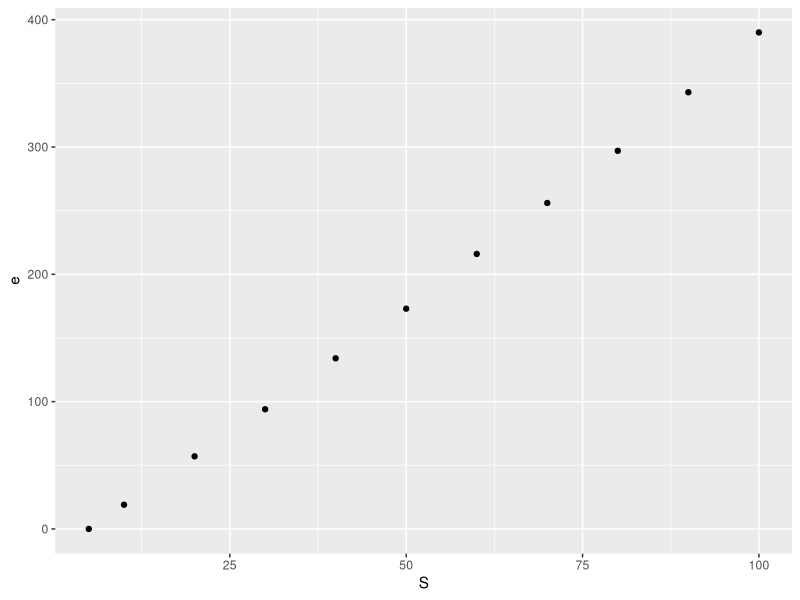
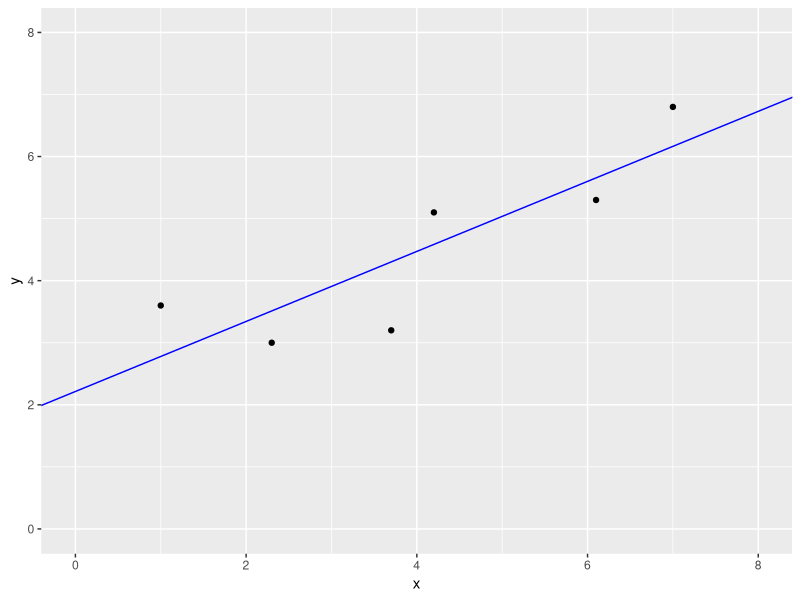
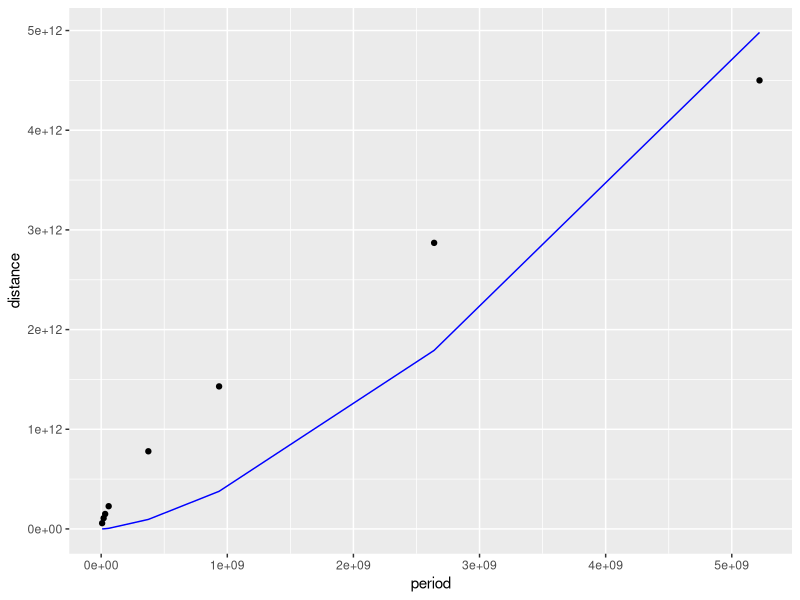
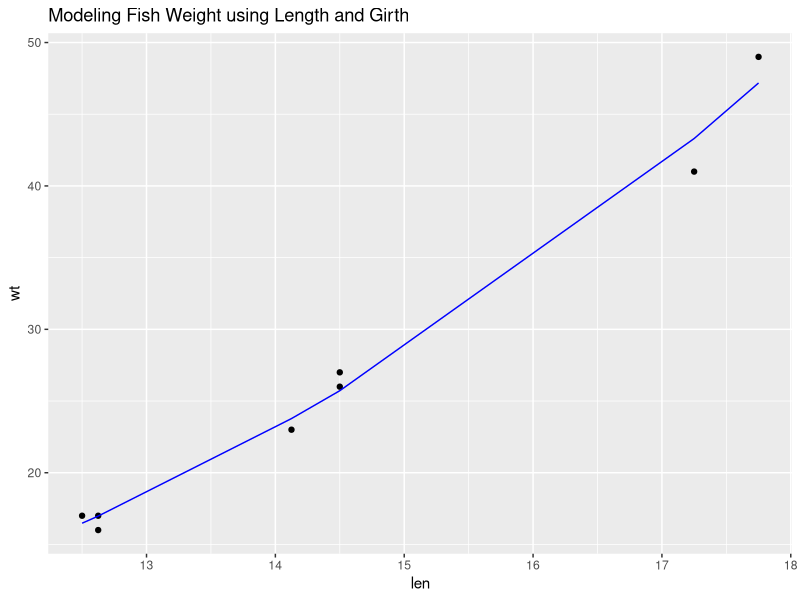
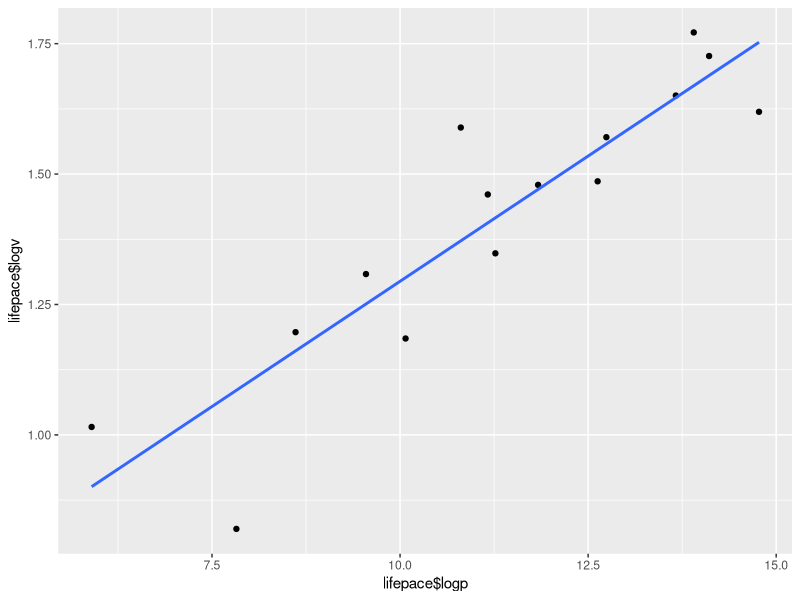
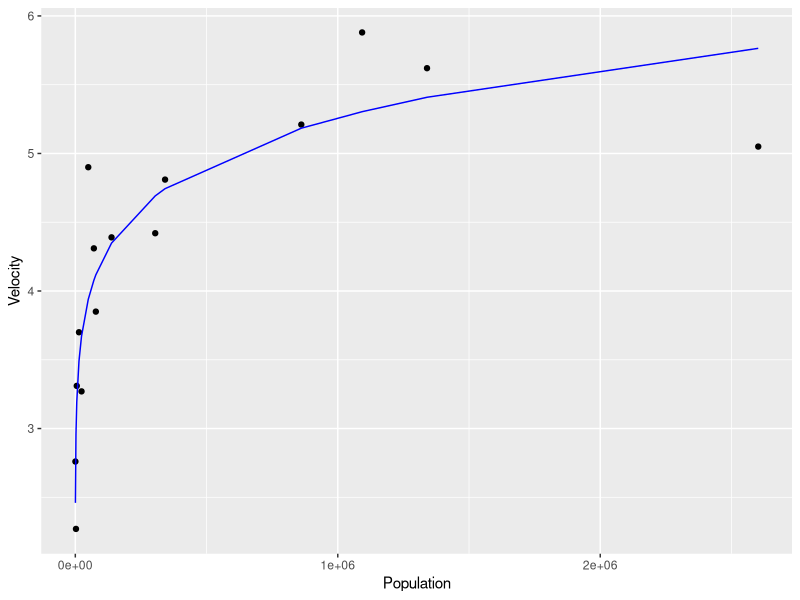
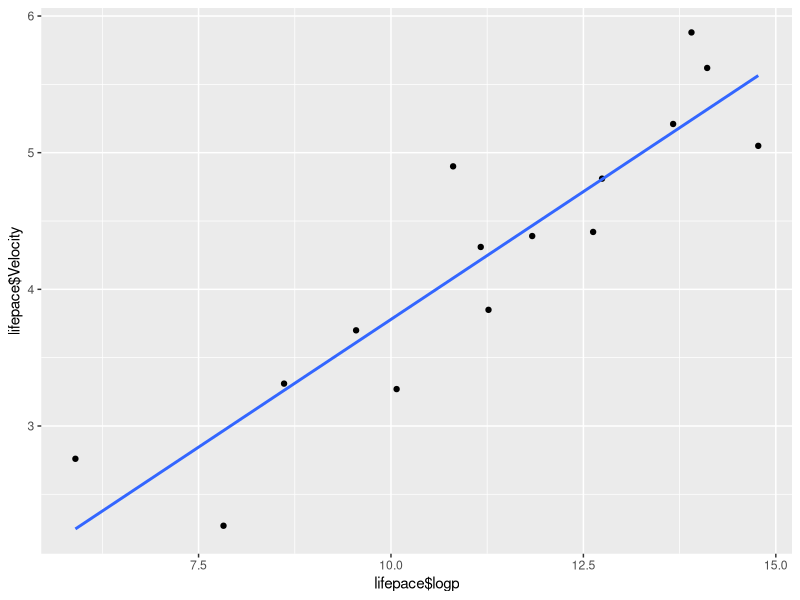
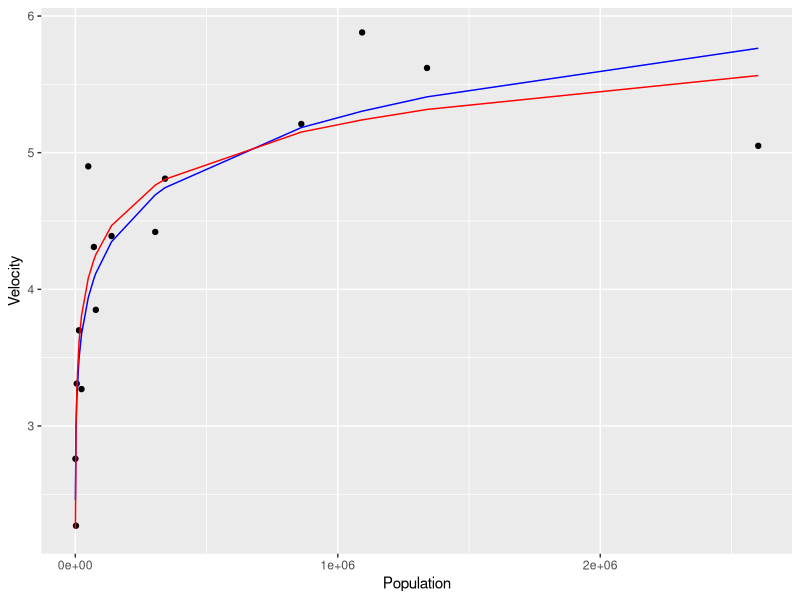

Reproduce these figures in R, in order.
## ---- chunk 1
library(ggplot2)
## ---- chunk 2
S <- c(5, seq(10, 100, 10))
e <- c(0, 19, 57, 94, 134, 173, 216, 256, 297, 343, 390)

qplot(x = S, y = e)
## ---- chunk 3
x <- c(1.0, 2.3, 3.7, 4.2, 6.1, 7.0)
y <- c(3.6, 3.0, 3.2, 5.1, 5.3, 6.8)
## ---- chunk 4
problems.2.ls.builtin <- lsfit(x = x, y = y, intercept = T)
problems.2.ls.builtin$coefficients
problems.2.ls.builtin$residuals
## ---- chunk 5
qplot(x=x, y=y) + geom_abline(intercept=problems.2.ls.builtin$coefficients[1], slope=problems.2.ls.builtin$coefficients[2], color = "blue") + ylim(c(0,8)) + xlim (c(0,8))
## ---- chunk 6
body <- c("Mercury", "Venus", "Earth", "Mars", 
          "Jupiter", "Saturn", "Uranus", "Neptune")
period <- c(7.6e6, 1.94e7, 3.16e7, 
            5.94e7, 3.74e8, 9.35e8, 
            2.64e9, 5.22e9)
distance <- c(5.79e10, 1.08e11, 1.5e11, 
              2.28e11, 7.79e11, 1.43e12, 
              2.87e12, 4.5e12)
planets <- data.frame(body, period, distance)
## ---- chunk 7

planets.a <- function(x, y, n){
  numerator <- sum((x ** n) * y)
  denominator <- sum(x ** (2*n))
  LS.planets <- numerator / denominator
  return(LS.planets)}

n = 3/2

a <- planets.a(planets$period, planets$distance, n)

planets.model <- function(a, x, n){
  model.distance <- a * (x ** n)
  return(model.distance)}

modeled.distance <- planets.model(a, planets$period, n)

planets.results <- cbind(planets, modeled.distance)
## ---- chunk 8
ggplot(planets.results, aes(x = period, y = distance)) + geom_point() + geom_line(aes(x = period, y = modeled.distance), color = "blue")
## ---- chunk 9
len <- c(14.5, 12.5, 17.25, 14.5, 12.625, 17.75, 14.125, 12.625)

wt <- c( 27, 17, 41, 26, 17, 49, 23, 16)

fish <- as.data.frame(cbind(len, wt))
## ---- chunk 10
LS <- function(x, y, n){
  numerator <- sum((x ** n) * y)
  denominator <- sum(x ** (2*n))
  LS.result <- numerator / denominator
  return(LS.result)}

n = 3

k <- LS(fish$len, fish$wt, n)

fish.model <- function(k, x, n){
  model.distance <- k * (x ** n)
  return(model.distance)}

modeled.wt <- fish.model(k, fish$len, n)

fish.results <- cbind(fish, modeled.wt)
## ---- chunk 11
gr <- c(9.75, 8.3275, 11.0, 9.75, 8.5, 12.5, 9.0, 8.5)

fish <- cbind(fish, gr)
## ---- chunk 12
LS.2 <- function(x, y, z, n){
  numerator <- sum((x ** n) * z * y)
  denominator <- sum(x ** (2*n))
  LS.result <- numerator / denominator
  return(LS.result)}

n.2 = 2

k <- LS.2(fish$len, fish$wt, fish$gr, n.2)

fish.model <- function(k, x, z, n){
  model.distance <- z * k * (x ** n)
  return(model.distance)}

modeled.wt.2 <- fish.model(k, fish$len, fish$gr, n)

fish.results <- cbind(fish.results, modeled.wt.2)
## ---- chunk 13
fish.deviations.1 <- fish.results$wt - fish.results$modeled.wt

(D.max <- max(abs(fish.deviations.1)))
(D.min <- sqrt(sum(fish.deviations.1**2)/length(fish.deviations.1)))
## ---- chunk 14
ggplot(fish.results, aes(x = len, y = wt)) + geom_point() + geom_line(aes(x = len, y = modeled.wt), color = "blue") + labs(title = "Modeling Fish Weight using Length and Girth")
## ---- chunk 15
lifepace <- read.csv("lifepace.csv", header = T)

lifepace$logp <- log(lifepace$Population)
lifepace$logv <- log(lifepace$Velocity)

qplot(x = lifepace$logp, y = lifepace$logv) + geom_smooth(method = "lm", se = F)
(pacemodel.1 <- lm(logv ~ logp, data = lifepace))
## ---- chunk 16
pace.model <- function(P){pace.model.result <- 1.396*(P ** 0.096)}

lifepace$VelocityModel <- pace.model(lifepace$Population)
## ---- chunk 17
(plot5.1 <- ggplot(lifepace, aes(x = Population, y = Velocity)) + geom_point() + geom_line(aes(x = Population, y = VelocityModel), color = "blue"))
## ---- chunk 18
(b.errors <- mean(lifepace$Velocity - lifepace$VelocityModel))
## ---- chunk 19
qplot(x = lifepace$logp, y = lifepace$Velocity) + geom_smooth(method = "lm", se = F)
## ---- chunk 20
(pacemodel.1 <- lm(Velocity ~ logp, data = lifepace))
## ---- chunk 21
pace.model.2 <- function(P){pace.model.result <- 0.37397*log(P)+0.04042}

lifepace$VelocityModel2 <- pace.model.2(lifepace$Population)
## ---- chunk 22
(b.errors <- mean(lifepace$Velocity - lifepace$VelocityModel2))
## ---- chunk 23
(plot5.1 + geom_line(data = lifepace, aes(x = Population, y = VelocityModel2), color = "red"))
## ---- chunk 24
pine <- read.csv("pine.csv", header = T)

ggplot(pine, aes(x=X, y=Y))+ geom_point() + stat_smooth(method = "lm", formula = y ~ poly(x, 13), size = 1)
## ---- chunk 25
len <- c(12.5, 12.625, 14.125, 14.5, 17.25, 17.75)
wt <- c(17, 16.5, 23, 26.5, 41, 49)
bass <- as.data.frame(cbind(len, wt))
## ---- chunk 26
qplot(x=len, y=wt)
## ---- chunk 27
a.1 <- (bass[2,2]-bass[1,2]) / (bass[2,1] - bass[1,1])
a.2 <- (bass[3,2]-bass[2,2]) / (bass[3,1] - bass[2,1])
a.3 <- (bass[4,2]-bass[3,2]) / (bass[4,1] - bass[3,1])
a.4 <- (bass[5,2]-bass[4,2]) / (bass[5,1] - bass[4,1])
a.5 <- (bass[6,2]-bass[5,2]) / (bass[6,1] - bass[5,1])

div.diff <- rbind(a.1, a.2, a.3, a.4, a.5)
div.diff <- as.data.frame(div.diff)

b.1 <- (a.2 -a.1) / (bass[3,1] - bass[1,1])
b.2 <- (a.3 -a.2) / (bass[4,1] - bass[2,1])
b.3 <- (a.4 -a.3) / (bass[5,1] - bass[3,1])
b.4 <- (a.5 -a.4) / (bass[6,1] - bass[4,1])

b <- rbind(NA, b.1, b.2, b.3, b.4)
div.diff <- cbind(div.diff, b)

c.1 <- (b.2 - b.1) / bass[4,1] - bass[1,1]
c.2 <- (b.3 - b.2) / bass[5,1] - bass[2,1]
c.3 <- (b.4 - b.3) / bass[6,1] - bass[3,1]

c <- rbind(NA, c.1, c.2, c.3, NA)
div.diff <- cbind(div.diff, c)

d.1 <- (c.2 - c.1) / bass[5,1] - bass[1,1]
d.2 <- (c.3 - c.2) / bass[6,1] - bass[2,1]

d <- rbind(NA, NA, d.1, d.2, NA)
div.diff <- cbind(div.diff, d)

e.1 <- (d.2 - d.1) / bass[6,1] - bass[1,1]

e <- rbind(NA, NA, e.1, NA, NA)
div.diff <- cbind(div.diff, e)
div.diff
## ---- chunk 28
f1.s <- summary(fit.1 <- lm(wt ~ len, data = bass))
(sum(sqrt(f1.s$residuals**2)))
## ---- chunk 29
ggplot(bass, aes(x=len, y=wt))+ geom_point() + stat_smooth(method = "lm", formula = y ~ poly(x, 1, raw=T), size = 1, color = "yellow")
## ---- chunk 30
f2.s <- summary(fit.2 <- lm(wt ~ poly(len, 2, raw=T), data = bass))
(sum(sqrt(f2.s$residuals**2)))
## ---- chunk 31
ggplot(bass, aes(x=len, y=wt))+ geom_point() + stat_smooth(method = "lm", formula = y ~ poly(x, 2, raw=T), size = 1, color = "blue")
## ---- chunk 32
f3.s <- summary(fit.3 <- lm(wt ~ poly(len, 3, raw=T), data = bass))
(sum(sqrt(f3.s$residuals**2)))
## ---- chunk 33
ggplot(bass, aes(x=len, y=wt))+ geom_point() + stat_smooth(method = "lm", formula = y ~ poly(x, 3, raw=T), size = 1, color = "red")
